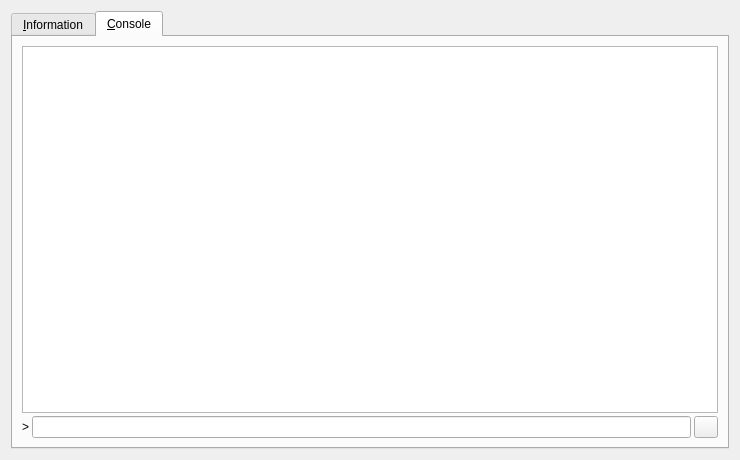
<?xml version="1.0" encoding="UTF-8"?>
<ui version="4.0">
 <class>RPCConsole</class>
 <widget class="QDialog" name="RPCConsole">
  <property name="geometry">
   <rect>
    <x>0</x>
    <y>0</y>
    <width>740</width>
    <height>460</height>
   </rect>
  </property>
  <property name="windowTitle">
   <string>grdtcoin - Debug window</string>
  </property>
  <layout class="QVBoxLayout" name="verticalLayout_2">
   <item>
    <widget class="QTabWidget" name="tabWidget">
     <property name="currentIndex">
      <number>1</number>
     </property>
     <widget class="QWidget" name="tab_info">
      <attribute name="title">
       <string>&amp;Information</string>
      </attribute>
      <layout class="QGridLayout" name="gridLayout" columnstretch="0,1">
       <property name="horizontalSpacing">
        <number>12</number>
       </property>
       <item row="0" column="0">
        <widget class="QLabel" name="label_9">
         <property name="font">
          <font>
           <weight>75</weight>
           <bold>true</bold>
          </font>
         </property>
         <property name="text">
          <string>Bitcoin Core</string>
         </property>
        </widget>
       </item>
       <item row="1" column="0">
        <widget class="QLabel" name="label_5">
         <property name="text">
          <string>Client name</string>
         </property>
        </widget>
       </item>
       <item row="1" column="1">
        <widget class="QLabel" name="clientName">
         <property name="cursor">
          <cursorShape>IBeamCursor</cursorShape>
         </property>
         <property name="text">
          <string>N/A</string>
         </property>
         <property name="textFormat">
          <enum>Qt::PlainText</enum>
         </property>
         <property name="textInteractionFlags">
          <set>Qt::LinksAccessibleByMouse|Qt::TextSelectableByKeyboard|Qt::TextSelectableByMouse</set>
         </property>
        </widget>
       </item>
       <item row="2" column="0">
        <widget class="QLabel" name="label_6">
         <property name="text">
          <string>Client version</string>
         </property>
        </widget>
       </item>
       <item row="2" column="1">
        <widget class="QLabel" name="clientVersion">
         <property name="cursor">
          <cursorShape>IBeamCursor</cursorShape>
         </property>
         <property name="text">
          <string>N/A</string>
         </property>
         <property name="textFormat">
          <enum>Qt::PlainText</enum>
         </property>
         <property name="textInteractionFlags">
          <set>Qt::LinksAccessibleByMouse|Qt::TextSelectableByKeyboard|Qt::TextSelectableByMouse</set>
         </property>
        </widget>
       </item>
       <item row="3" column="0">
        <widget class="QLabel" name="label_14">
         <property name="text">
          <string>Using OpenSSL version</string>
         </property>
         <property name="indent">
          <number>10</number>
         </property>
        </widget>
       </item>
       <item row="3" column="1">
        <widget class="QLabel" name="openSSLVersion">
         <property name="cursor">
          <cursorShape>IBeamCursor</cursorShape>
         </property>
         <property name="text">
          <string>N/A</string>
         </property>
         <property name="textFormat">
          <enum>Qt::PlainText</enum>
         </property>
         <property name="textInteractionFlags">
          <set>Qt::LinksAccessibleByMouse|Qt::TextSelectableByKeyboard|Qt::TextSelectableByMouse</set>
         </property>
        </widget>
       </item>
       <item row="4" column="0">
        <widget class="QLabel" name="label_12">
         <property name="text">
          <string>Build date</string>
         </property>
        </widget>
       </item>
       <item row="4" column="1">
        <widget class="QLabel" name="buildDate">
         <property name="cursor">
          <cursorShape>IBeamCursor</cursorShape>
         </property>
         <property name="text">
          <string>N/A</string>
         </property>
         <property name="textFormat">
          <enum>Qt::PlainText</enum>
         </property>
         <property name="textInteractionFlags">
          <set>Qt::LinksAccessibleByMouse|Qt::TextSelectableByKeyboard|Qt::TextSelectableByMouse</set>
         </property>
        </widget>
       </item>
       <item row="5" column="0">
        <widget class="QLabel" name="label_13">
         <property name="text">
          <string>Startup time</string>
         </property>
        </widget>
       </item>
       <item row="5" column="1">
        <widget class="QLabel" name="startupTime">
         <property name="cursor">
          <cursorShape>IBeamCursor</cursorShape>
         </property>
         <property name="text">
          <string>N/A</string>
         </property>
         <property name="textFormat">
          <enum>Qt::PlainText</enum>
         </property>
         <property name="textInteractionFlags">
          <set>Qt::LinksAccessibleByMouse|Qt::TextSelectableByKeyboard|Qt::TextSelectableByMouse</set>
         </property>
        </widget>
       </item>
       <item row="6" column="0">
        <widget class="QLabel" name="label_11">
         <property name="font">
          <font>
           <weight>75</weight>
           <bold>true</bold>
          </font>
         </property>
         <property name="text">
          <string>Network</string>
         </property>
        </widget>
       </item>
       <item row="7" column="0">
        <widget class="QLabel" name="label_7">
         <property name="text">
          <string>Number of connections</string>
         </property>
        </widget>
       </item>
       <item row="7" column="1">
        <widget class="QLabel" name="numberOfConnections">
         <property name="cursor">
          <cursorShape>IBeamCursor</cursorShape>
         </property>
         <property name="text">
          <string>N/A</string>
         </property>
         <property name="textFormat">
          <enum>Qt::PlainText</enum>
         </property>
         <property name="textInteractionFlags">
          <set>Qt::LinksAccessibleByMouse|Qt::TextSelectableByKeyboard|Qt::TextSelectableByMouse</set>
         </property>
        </widget>
       </item>
       <item row="8" column="0">
        <widget class="QLabel" name="label_8">
         <property name="text">
          <string>On testnet</string>
         </property>
        </widget>
       </item>
       <item row="8" column="1">
        <widget class="QCheckBox" name="isTestNet">
         <property name="enabled">
          <bool>false</bool>
         </property>
         <property name="text">
          <string/>
         </property>
        </widget>
       </item>
       <item row="9" column="0">
        <widget class="QLabel" name="label_10">
         <property name="font">
          <font>
           <weight>75</weight>
           <bold>true</bold>
          </font>
         </property>
         <property name="text">
          <string>Block chain</string>
         </property>
        </widget>
       </item>
       <item row="10" column="0">
        <widget class="QLabel" name="label_3">
         <property name="text">
          <string>Current number of blocks</string>
         </property>
        </widget>
       </item>
       <item row="10" column="1">
        <widget class="QLabel" name="numberOfBlocks">
         <property name="cursor">
          <cursorShape>IBeamCursor</cursorShape>
         </property>
         <property name="text">
          <string>N/A</string>
         </property>
         <property name="textFormat">
          <enum>Qt::PlainText</enum>
         </property>
         <property name="textInteractionFlags">
          <set>Qt::LinksAccessibleByMouse|Qt::TextSelectableByKeyboard|Qt::TextSelectableByMouse</set>
         </property>
        </widget>
       </item>
       <item row="11" column="0">
        <widget class="QLabel" name="label_4">
         <property name="text">
          <string>Estimated total blocks</string>
         </property>
        </widget>
       </item>
       <item row="11" column="1">
        <widget class="QLabel" name="totalBlocks">
         <property name="cursor">
          <cursorShape>IBeamCursor</cursorShape>
         </property>
         <property name="text">
          <string>N/A</string>
         </property>
         <property name="textFormat">
          <enum>Qt::PlainText</enum>
         </property>
         <property name="textInteractionFlags">
          <set>Qt::LinksAccessibleByMouse|Qt::TextSelectableByKeyboard|Qt::TextSelectableByMouse</set>
         </property>
        </widget>
       </item>
       <item row="12" column="0">
        <widget class="QLabel" name="label_2">
         <property name="text">
          <string>Last block time</string>
         </property>
        </widget>
       </item>
       <item row="12" column="1">
        <widget class="QLabel" name="lastBlockTime">
         <property name="cursor">
          <cursorShape>IBeamCursor</cursorShape>
         </property>
         <property name="text">
          <string>N/A</string>
         </property>
         <property name="textFormat">
          <enum>Qt::PlainText</enum>
         </property>
         <property name="textInteractionFlags">
          <set>Qt::LinksAccessibleByMouse|Qt::TextSelectableByKeyboard|Qt::TextSelectableByMouse</set>
         </property>
        </widget>
       </item>
       <item row="13" column="0">
        <spacer name="verticalSpacer_2">
         <property name="orientation">
          <enum>Qt::Vertical</enum>
         </property>
         <property name="sizeHint" stdset="0">
          <size>
           <width>20</width>
           <height>20</height>
          </size>
         </property>
        </spacer>
       </item>
       <item row="14" column="0">
        <widget class="QLabel" name="labelDebugLogfile">
         <property name="font">
          <font>
           <weight>75</weight>
           <bold>true</bold>
          </font>
         </property>
         <property name="text">
          <string>Debug logfile</string>
         </property>
        </widget>
       </item>
       <item row="15" column="0">
        <widget class="QPushButton" name="openDebugLogfileButton">
         <property name="toolTip">
          <string>Open the grdtcoin debug logfile from the current data directory. This can take a few seconds for large logfiles.</string>
         </property>
         <property name="text">
          <string>&amp;Open</string>
         </property>
         <property name="autoDefault">
          <bool>false</bool>
         </property>
        </widget>
       </item>
       <item row="16" column="0">
        <widget class="QLabel" name="labelCLOptions">
         <property name="font">
          <font>
           <weight>75</weight>
           <bold>true</bold>
          </font>
         </property>
         <property name="text">
          <string>Command-line options</string>
         </property>
        </widget>
       </item>
       <item row="17" column="0">
        <widget class="QPushButton" name="showCLOptionsButton">
         <property name="toolTip">
          <string>Show the grdtcoin-qt help message to get a list with possible command-line options.</string>
         </property>
         <property name="text">
          <string>&amp;Show</string>
         </property>
         <property name="autoDefault">
          <bool>false</bool>
         </property>
        </widget>
       </item>
       <item row="18" column="0">
        <spacer name="verticalSpacer">
         <property name="orientation">
          <enum>Qt::Vertical</enum>
         </property>
         <property name="sizeHint" stdset="0">
          <size>
           <width>20</width>
           <height>40</height>
          </size>
         </property>
        </spacer>
       </item>
      </layout>
     </widget>
     <widget class="QWidget" name="tab_console">
      <attribute name="title">
       <string>&amp;Console</string>
      </attribute>
      <layout class="QVBoxLayout" name="verticalLayout_3">
       <property name="spacing">
        <number>3</number>
       </property>
       <item>
        <widget class="QTextEdit" name="messagesWidget">
         <property name="minimumSize">
          <size>
           <width>0</width>
           <height>100</height>
          </size>
         </property>
         <property name="readOnly">
          <bool>true</bool>
         </property>
         <property name="tabKeyNavigation" stdset="0">
          <bool>false</bool>
         </property>
         <property name="columnCount" stdset="0">
          <number>2</number>
         </property>
        </widget>
       </item>
       <item>
        <layout class="QHBoxLayout" name="horizontalLayout">
         <property name="spacing">
          <number>3</number>
         </property>
         <item>
          <widget class="QLabel" name="label">
           <property name="text">
            <string notr="true">&gt;</string>
           </property>
          </widget>
         </item>
         <item>
          <widget class="QLineEdit" name="lineEdit"/>
         </item>
         <item>
          <widget class="QPushButton" name="clearButton">
           <property name="maximumSize">
            <size>
             <width>24</width>
             <height>24</height>
            </size>
           </property>
           <property name="toolTip">
            <string>Clear console</string>
           </property>
           <property name="text">
            <string/>
           </property>
           <property name="icon">
            <iconset resource="../bitcoin.qrc">
             <normaloff>:/icons/remove</normaloff>:/icons/remove</iconset>
           </property>
           <property name="shortcut">
            <string notr="true">Ctrl+L</string>
           </property>
           <property name="autoDefault">
            <bool>false</bool>
           </property>
          </widget>
         </item>
        </layout>
       </item>
      </layout>
     </widget>
    </widget>
   </item>
  </layout>
 </widget>
 <resources>
  <include location="../bitcoin.qrc"/>
 </resources>
 <connections/>
</ui>
